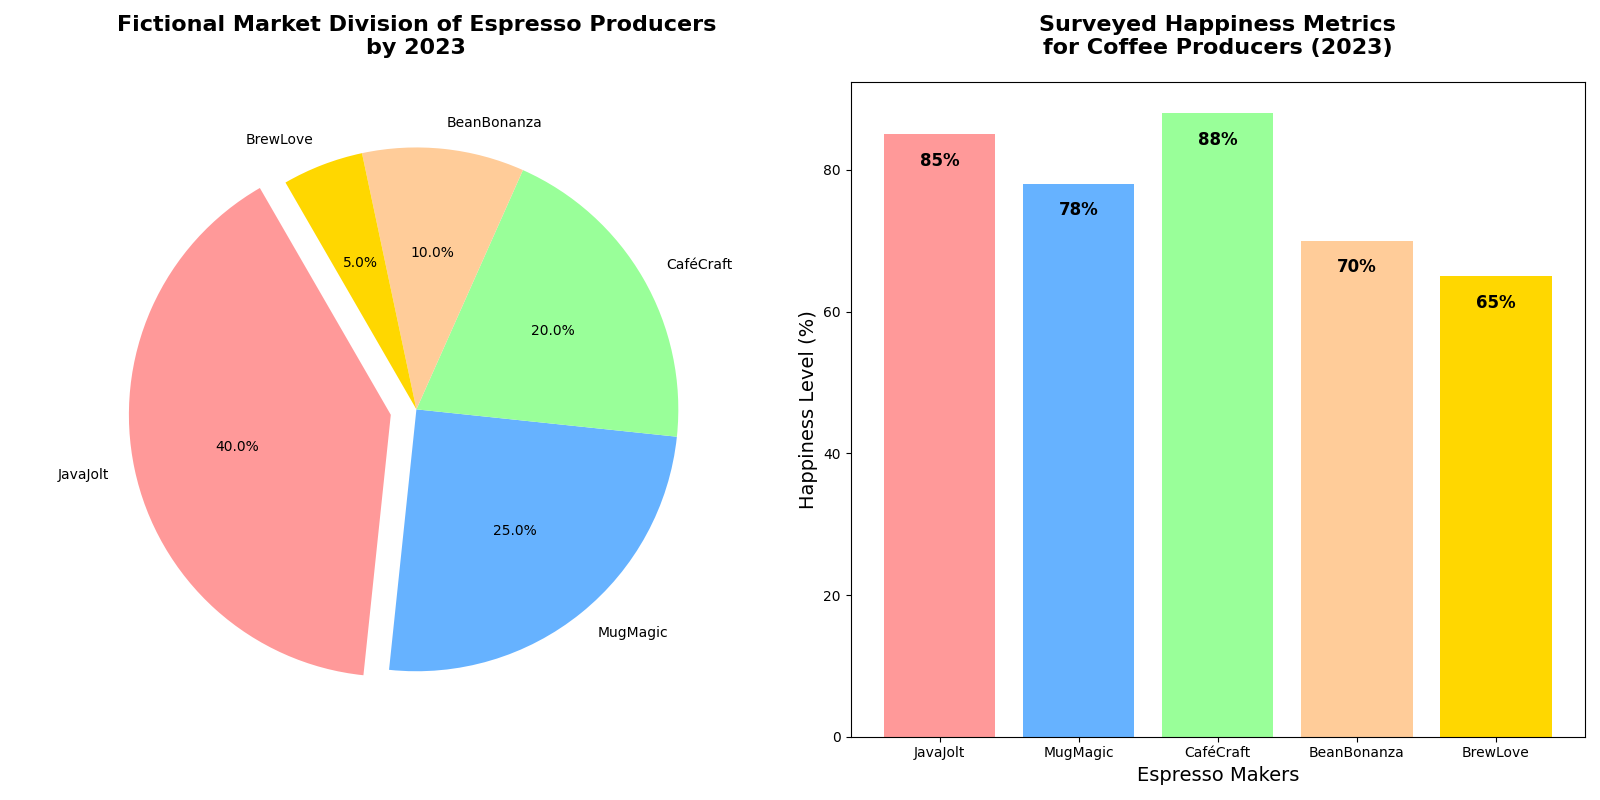

Write the Python code that produced this figure.
import matplotlib.pyplot as plt
import numpy as np

coffee_brands_varied = ['JavaJolt', 'MugMagic', 'CaféCraft', 'BeanBonanza', 'BrewLove']
market_shares = [40, 25, 20, 10, 5]
colors = ['#FF9999', '#66B2FF', '#99FF99', '#FFCC99', '#FFD700']
explode = [0.1, 0, 0, 0, 0]
customer_satisfaction = [85, 78, 88, 70, 65]

fig, axs = plt.subplots(1, 2, figsize=(16, 8))

axs[0].pie(
    market_shares, 
    explode=explode, 
    labels=coffee_brands_varied, 
    autopct='%1.1f%%', 
    startangle=120, 
    colors=colors, 
    wedgeprops={'edgecolor': 'none'},
    shadow=False
)

axs[0].set_title('Fictional Market Division of Espresso Producers\nby 2023', fontsize=16, fontweight='bold', pad=20)

axs[1].bar(coffee_brands_varied, customer_satisfaction, color=colors, edgecolor='none')

for bar in axs[1].patches:
    height = bar.get_height()
    axs[1].text(bar.get_x() + bar.get_width() / 2, height - 5, f'{height}%', 
                ha='center', va='bottom', fontsize=12, fontweight='bold')

axs[1].set_title('Surveyed Happiness Metrics\nfor Coffee Producers (2023)', fontsize=16, fontweight='bold', pad=20)
axs[1].set_xlabel('Espresso Makers', fontsize=14)
axs[1].set_ylabel('Happiness Level (%)', fontsize=14)

plt.tight_layout()

plt.show()
